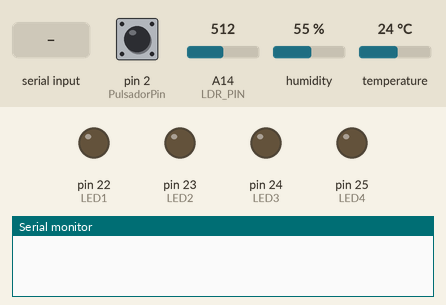
Recording of a sketch running on a simulated Arduino Mega 2560, built with avr-gcc and run on an emulated ATmega2560. On the bench: output pins drawn as LEDs (lit = HIGH), the last lines printed to the serial monitor. The inputs (shaded band) are chosen by the test bench; at power-on: pin 2 (PulsadorPin) HIGH, A14 (LDR_PIN) = 512, humidity 55 %, temperature 24 °C.

Above: at 1.2 s.
1.3 s: "LED1\n" received over the second serial link
At 2.5 s:
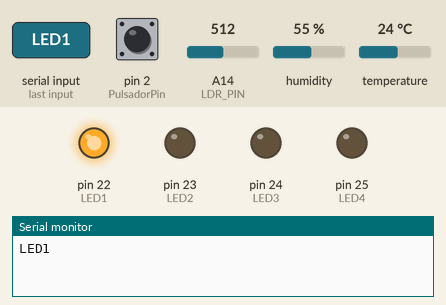
2.8 s: "LED2\n" received over the second serial link
At 3.7 s:
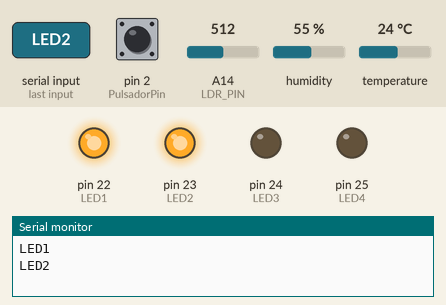
4.3 s: "LED3\n" received over the second serial link
At 4.8 s:
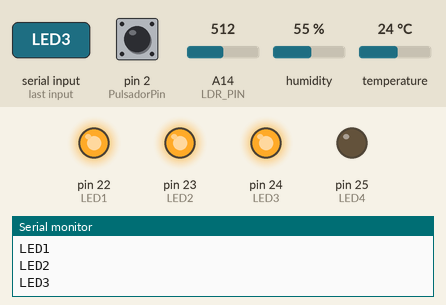
5.8 s: "LED4\n" received over the second serial link
At 7.0 s:
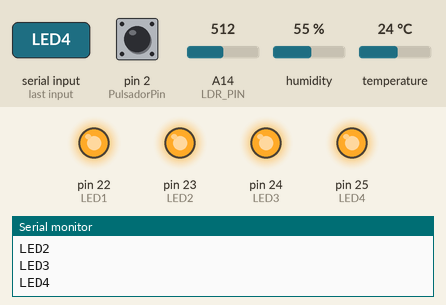
7.3 s: "LED1\n" received over the second serial link
At 8.3 s:
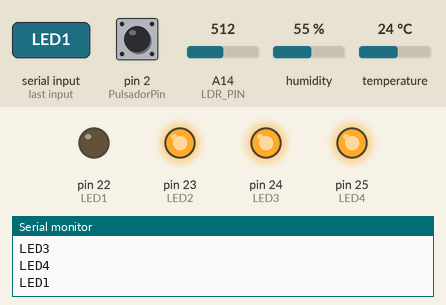
8.8 s: "LED2\n" received over the second serial link
At 9.4 s:
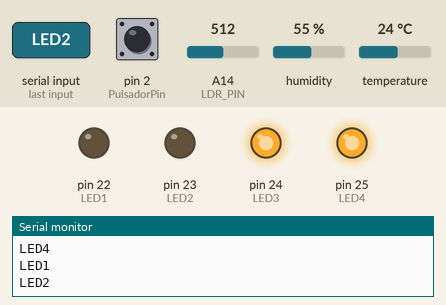
Timing chart, 0 to 11.3 s (numbered marks = the images above; inputs shaded):
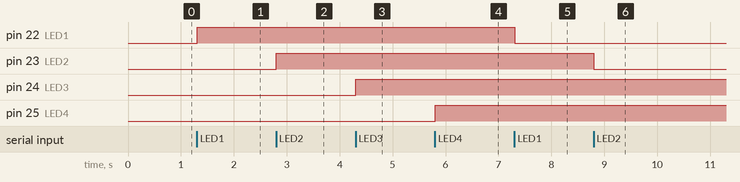

Measured:
- after the input at 1.3 s, pin 22 (LED1): LOW → HIGH at once
- after the input at 2.8 s, pin 23 (LED2): LOW → HIGH at once
- after the input at 4.3 s, pin 24 (LED3): LOW → HIGH at once
- after the input at 5.8 s, pin 25 (LED4): LOW → HIGH at once
- after the input at 7.3 s, pin 22 (LED1): HIGH → LOW at once
- after the input at 8.8 s, pin 23 (LED2): HIGH → LOW at once

The sketch:

ARDUINO_MEGA.ino
```cpp
#include <DHT.h>

// Pines y constantes
#define DHTPIN A15
#define DHTTYPE DHT11
#define LDR_PIN A14
#define LED1 22
#define LED2 23
#define LED3 24
#define LED4 25
#define PulsadorPin 2 // Se usa la interrupción para contar pulsos

// Inicialización de objetos
DHT dht(DHTPIN, DHTTYPE);

// Variables globales
volatile unsigned long cuenta = 0;
volatile bool flancoDetectado = false;
unsigned long ultimaTransicion = 0;
bool estadoAnteriorPulsador = LOW;

// Estados de los LEDs
bool estadoLED1 = false;
bool estadoLED2 = false;
bool estadoLED3 = false;
bool estadoLED4 = false;

// Luz
float Vcc = 5.0;
float Rc = 10000;
float Rmin = 470;
float Rmax = 10000;

// Tiempos
unsigned long tiempoAnteriorEnvio = 0;
const unsigned long intervaloEnvio = 1000; // 1 segundo

void setup() {
  pinMode(LED1, OUTPUT);
  pinMode(LED2, OUTPUT);
  pinMode(LED3, OUTPUT);
  pinMode(LED4, OUTPUT);
  pinMode(PulsadorPin, INPUT_PULLUP);

  Serial1.begin(9600);
  Serial.begin(9600);
  attachInterrupt(digitalPinToInterrupt(PulsadorPin), contarPulso, CHANGE);

  dht.begin();
}

void contarPulso() {
  bool estadoActual = digitalRead(PulsadorPin);

  // Antirebote + flanco completo (bajo-alto-bajo)
  if (estadoAnteriorPulsador == LOW && estadoActual == HIGH) {
    unsigned long tiempoActual = millis();
    if (tiempoActual - ultimaTransicion > 50) { // Debounce 50ms
      flancoDetectado = true;
      ultimaTransicion = tiempoActual;
    }
  }
  estadoAnteriorPulsador = estadoActual;
}

void loop() {
  if (flancoDetectado) {
    cuenta++;
    flancoDetectado = false;
  }

  unsigned long tiempoActual = millis();
  if (tiempoActual - tiempoAnteriorEnvio >= intervaloEnvio) {
    tiempoAnteriorEnvio = tiempoActual;

    // LUZ
    float ldrValor = analogRead(LDR_PIN);
    float Vin = (ldrValor / 1023.0) * Vcc;
    float Rldr = (Vin * Rc) / (Vcc - Vin);
    float luz = (Rmax - Rldr) / (Rmax - Rmin) * 100.0;
    luz = constrain(luz, 0.0, 100.0);

    // TEMPERATURA Y HUMEDAD
    float temperatura = dht.readTemperature();
    float humedad = dht.readHumidity();

    // ENVÍO SERIAL
    Serial1.print("Frecuencia: ");
    Serial1.print(cuenta);
    Serial1.println(" Hz");

    Serial1.print("Temperatura: ");
    Serial1.print(temperatura);
    Serial1.println(" C");

    Serial1.print("Humedad: ");
    Serial1.print(humedad);
    Serial1.println(" %");

    Serial1.print("Luz: ");
    Serial1.print(luz);
    Serial1.println(" %");

    Serial1.print("Conteo: ");
    Serial1.println(cuenta);
  }

  // Control por comandos desde Serial1 con toggle
  if (Serial1.available()) {
    String comando = Serial1.readStringUntil('\n');
    comando.trim();
    Serial.println(comando);

    if (comando == "LED1") {
      estadoLED1 = !estadoLED1;
      digitalWrite(LED1, estadoLED1 ? HIGH : LOW);
    } else if (comando == "LED2") {
      estadoLED2 = !estadoLED2;
      digitalWrite(LED2, estadoLED2 ? HIGH : LOW);
    } else if (comando == "LED3") {
      estadoLED3 = !estadoLED3;
      digitalWrite(LED3, estadoLED3 ? HIGH : LOW);
    } else if (comando == "LED4") {
      estadoLED4 = !estadoLED4;
      digitalWrite(LED4, estadoLED4 ? HIGH : LOW);
    }
  }
}
```
